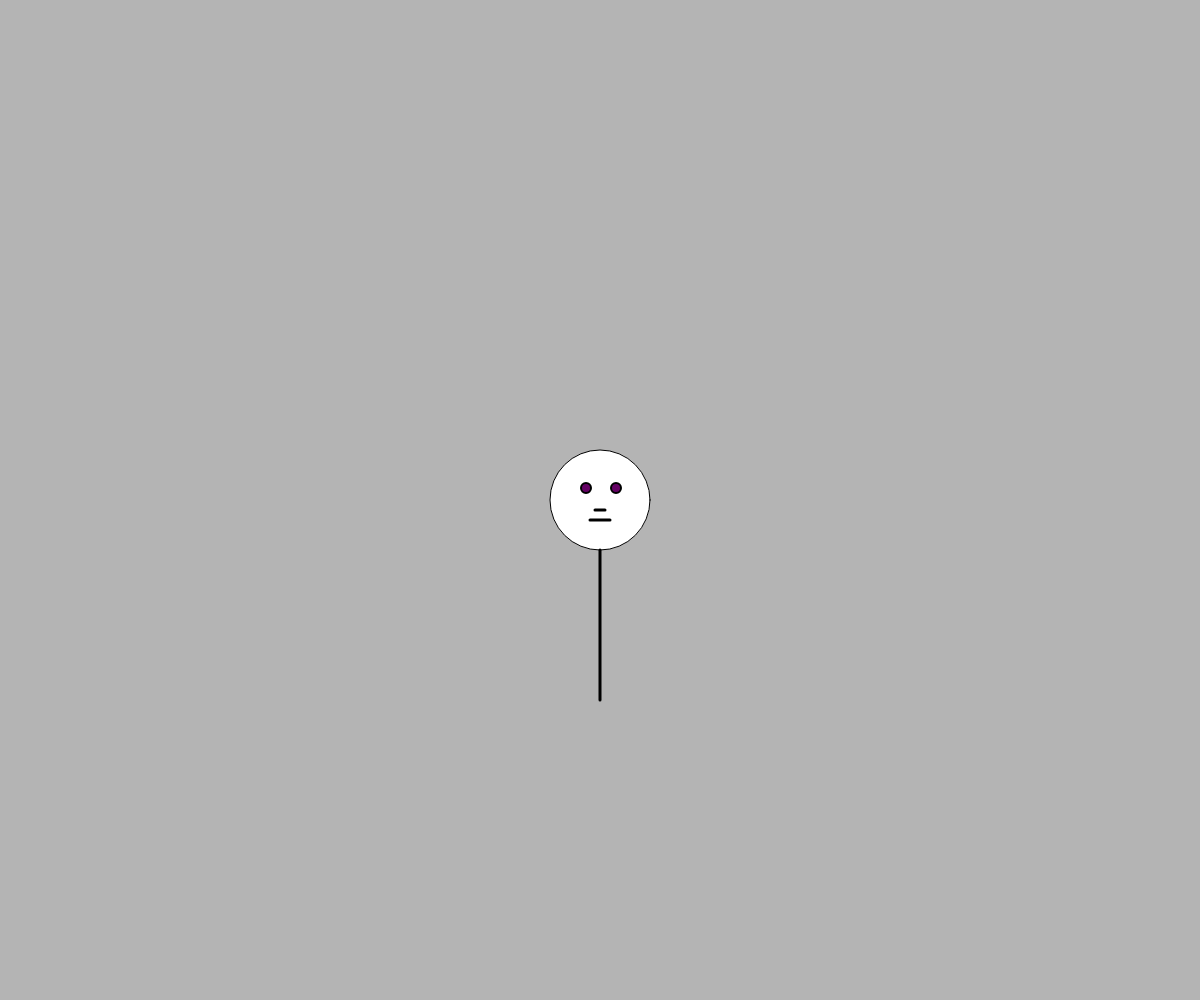
Frame 1 (no input)
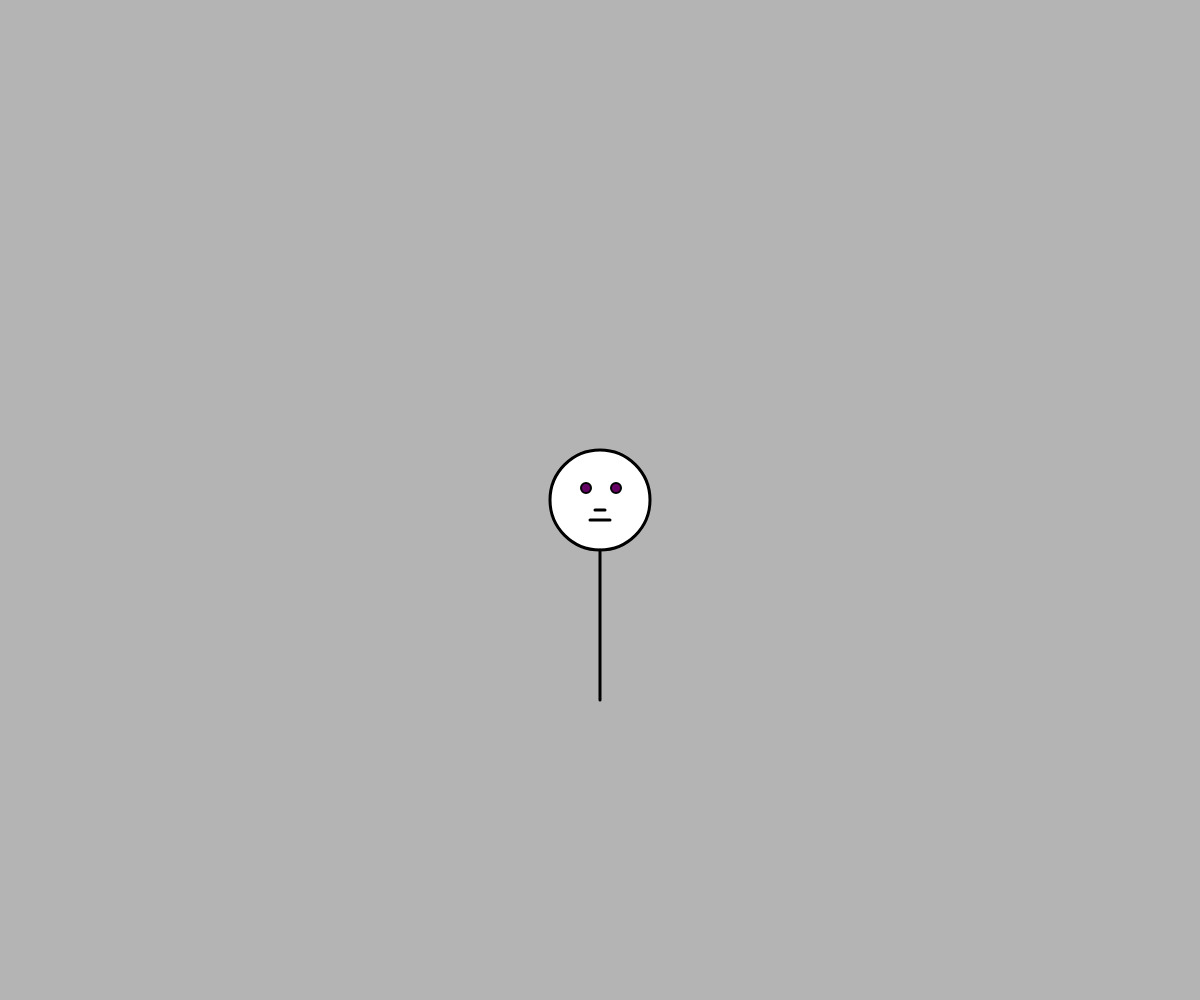
Frame 60 (no input)
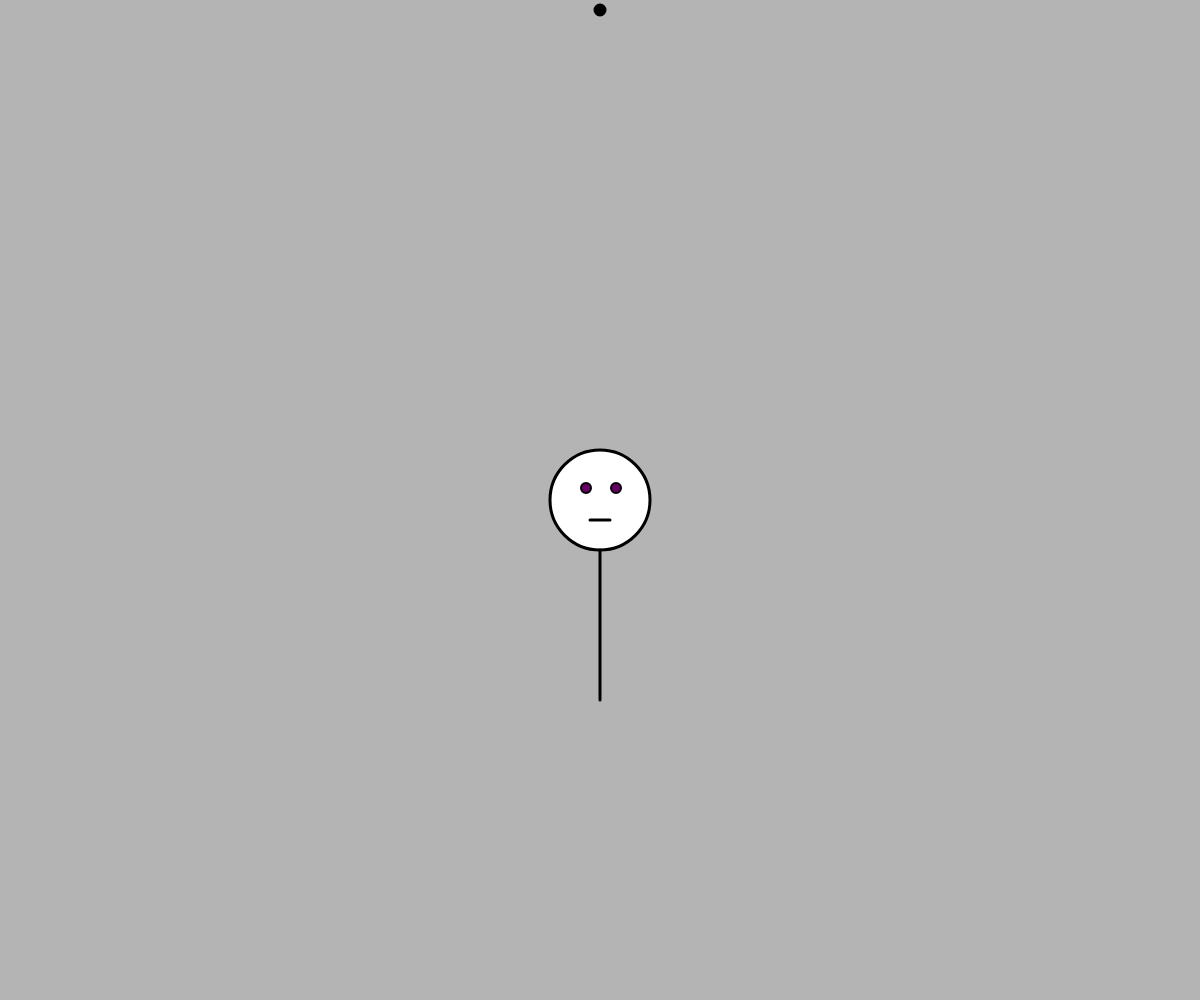
Frame 120 (the mouse pressed at the canvas centre since frame 60)

The p5.js sketch that drew these frames (run headless with seeded random() and noise() and a simulated clock; from frame 60 on, the mouse is pressed at the canvas centre):

// p5.js sketch
// ── sketch.js
// PBasic Geometry
// Jordan Cho 
// Feb, 2 2020
//
// Extra for Experts:
// - describe what you did to take this project "above and beyond"
let x,y;

function setup() {
  createCanvas(windowWidth, windowHeight);
  x = width/2;
  y= height/2;
}


function keyboardInput(){
  if (keyIsPressed === true){
    if (keyCode === LEFT_ARROW){
      x -= 10;
    }
    if (keyCode === RIGHT_ARROW){
      x += 10;
   }
}
}


function keyPressed(){
  if (keyCode === LEFT_ARROW){
    x -= 10;
  }
  if (keyCode === RIGHT_ARROW){
    x = 10;
  }
}


function draw() {
  background(180);
  character(x, y);
  //keyboardInput();
}

//100. 100
function character(x, y){
  fill(255);
  ellipse(x, y, 100, 100);
  strokeWeight(2);
  fill(100, 0 , 100);
  ellipse(x-14, y -12, 10, 10);
  ellipse(x+16, y -12, 10, 10);
  strokeWeight(3);
  line(x-10, y + 20, x +10, y +20);
  line(x, y+50, x, y+200);
  if (mouseIsPressed){
    fill(0);
    ellipse(x, y=10, 10, 10);
  }
  else{
    strokeWeight(3);
    line(x-5, y + 10, x +5, y +10);
  }

}
